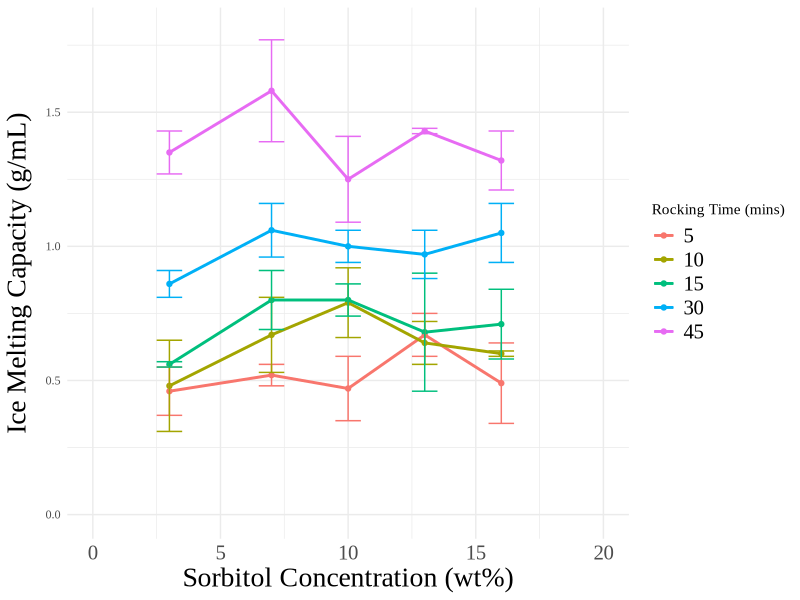

This chart was generated by the following R code:
library(ggplot2)
library(tidyr)
library(stringr)

data <- data.frame(
  time_intervals = c(5, 10, 15, 30, 45),
  `3.7 wt%` = c(0.46, 0.48, 0.56, 0.86, 1.35),
  `7.1 wt%` = c(0.52, 0.67, 0.80, 1.06, 1.58),
  `10.3 wt%` = c(0.47, 0.79, 0.80, 1.00, 1.25),
  `13.3 wt%` = c(0.67, 0.64, 0.68, 0.97, 1.43),
  `16.7 wt%` = c(0.49, 0.60, 0.71, 1.05, 1.32))

data_long <- pivot_longer(data, cols = -time_intervals, names_to = "concentration", values_to = "Average")

data_long$concentration <- str_extract(data_long$concentration, "\\d+")

data_long$concentration <- as.numeric(data_long$concentration)

data_long$STD <- c(0.09, 0.04, 0.12, 0.08, 0.15, 0.17, 0.14, 0.13, 0.08, 0.01, 0.01, 
                   0.11, 0.06, 0.22, 0.13, 0.05, 0.10, 0.06, 0.09, 0.11, 0.08, 0.19, 0.16, 0.01, 0.11)

ggplot(data_long, aes(x = concentration, y = Average, color = factor(time_intervals))) +
  geom_point() +
  geom_line(linewidth = 1) +
  geom_errorbar(aes(ymin = Average - STD, ymax = Average + STD), width = 1) +
  labs(x = "Sorbitol Concentration (wt%)", y = "Ice Melting Capacity (g/mL)", color = "Rocking Time (mins)") +
  theme_minimal() +
  theme(
    text = element_text(family = "Times New Roman"),
    plot.title = element_text(hjust = 0.5, size = 30),
    axis.title.x = element_text(size = 20),
    axis.title.y = element_text(size = 20, margin = margin(t = 0, r = 10, b = 0, l = 0)),
    axis.text.x = element_text(size = 15),
    legend.text = element_text(size = 15)) +
  ylim(0, 1.8) +
  xlim(0, 20)

